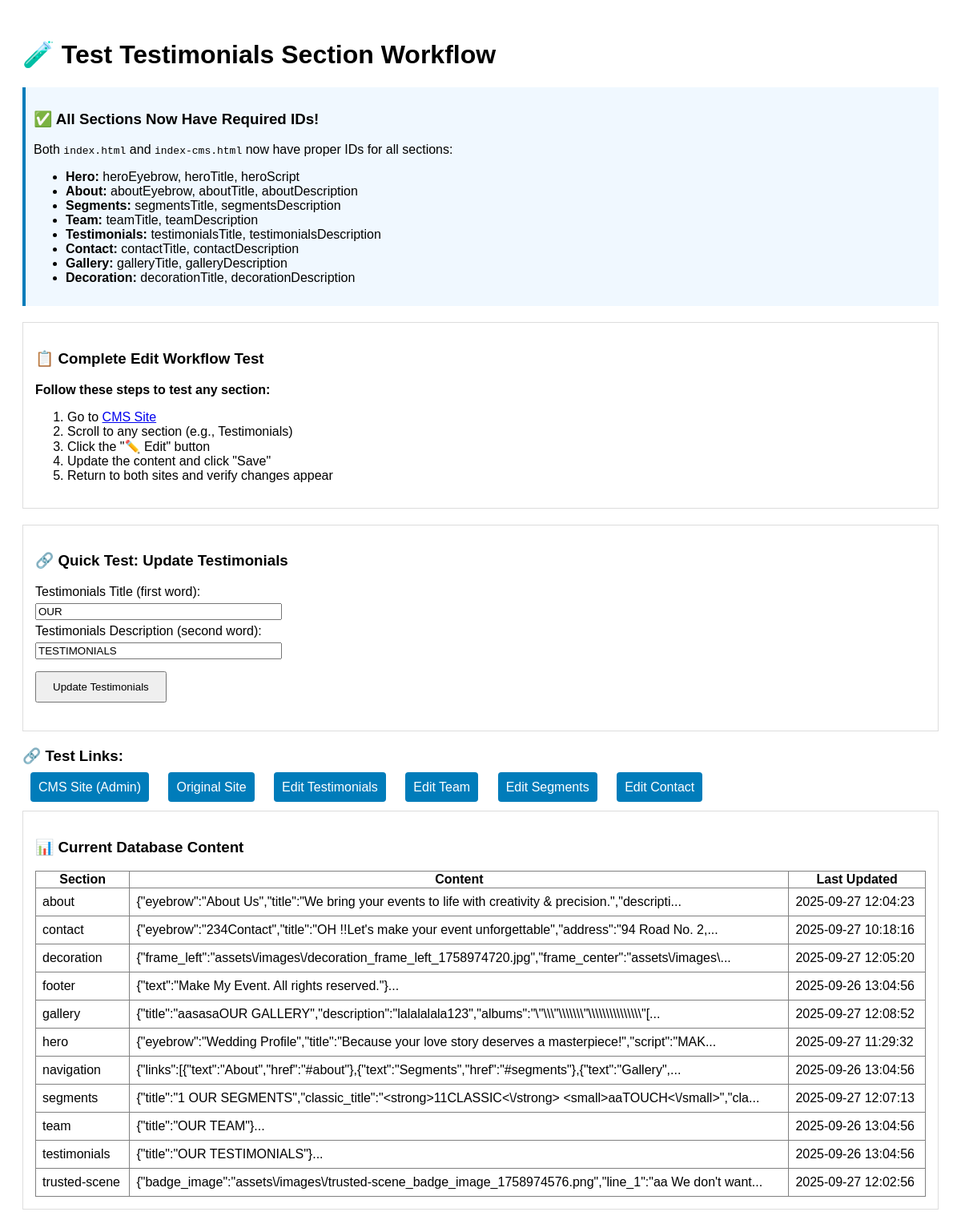
/test-testimonials.php, run on the app's committed database.
### tables this page shows
CREATE TABLE content_sections (
            id INTEGER PRIMARY KEY AUTOINCREMENT,
            section_name TEXT UNIQUE NOT NULL,
            content TEXT NOT NULL,
            updated_at TIMESTAMP DEFAULT CURRENT_TIMESTAMP,
            updated_by TEXT
        );

### test-testimonials.php (the view, shortened to what this page needs)
<!DOCTYPE html>
<html lang="en">
<head>
</head>
<body>
    <h1>🧪 Test Testimonials Section Workflow</h1>
    <div class="status">
        <h3>✅ All Sections Now Have Required IDs!</h3>
        <p>Both <code>index.html</code> and <code>index-cms.html</code> now have proper IDs for all sections:</p>
        <ul>
            <li><strong>Hero:</strong> heroEyebrow, heroTitle, heroScript</li>
            <li><strong>About:</strong> aboutEyebrow, aboutTitle, aboutDescription</li>
            <li><strong>Segments:</strong> segmentsTitle, segmentsDescription</li>
            <li><strong>Team:</strong> teamTitle, teamDescription</li>
            <li><strong>Testimonials:</strong> testimonialsTitle, testimonialsDescription</li>
            <li><strong>Contact:</strong> contactTitle, contactDescription</li>
            <li><strong>Gallery:</strong> galleryTitle, galleryDescription</li>
            <li><strong>Decoration:</strong> decorationTitle, decorationDescription</li>
        </ul>
    </div>
    <div class="test-section">
        <h3>📋 Complete Edit Workflow Test</h3>
        <p><strong>Follow these steps to test any section:</strong></p>
        <ol>
            <li>Go to <a href="index-cms.html">CMS Site</a></li>
            <li>Scroll to any section (e.g., Testimonials)</li>
            <li>Click the "✏️ Edit" button</li>
            <li>Update the content and click "Save"</li>
            <li>Return to both sites and verify changes appear</li>
        </ol>
    </div>
    <div class="test-section">
        <h3>🔗 Quick Test: Update Testimonials</h3>
        <form action="admin/edit-section.php?section=testimonials" method="POST" class="update-form">
            <label>Testimonials Title (first word):</label><br>
            <input type="text" name="content[testimonialsTitle]" value="OUR" style="width: 300px; margin: 5px 0;"><br>
            <label>Testimonials Description (second word):</label><br>
            <input type="text" name="content[testimonialsDescription]" value="TESTIMONIALS" style="width: 300px; margin: 5px 0;"><br>
            <button type="submit" name="update_content" style="padding: 10px 20px; margin: 10px 0;">Update Testimonials</button>
        </form>
    </div>
    <div class="links">
        <h3>🔗 Test Links:</h3>
        <a href="index-cms.html">CMS Site (Admin)</a>
        <a href="index.html">Original Site</a>
        <a href="admin/edit-section.php?section=testimonials">Edit Testimonials</a>
        <a href="admin/edit-section.php?section=team">Edit Team</a>
        <a href="admin/edit-section.php?section=segments">Edit Segments</a>
        <a href="admin/edit-section.php?section=contact">Edit Contact</a>
    </div>
    <div class="test-section">
        <h3>📊 Current Database Content</h3>
        <?php
        try {
            $db = new Database();
            $conn = $db->getConnection();
            $query = "SELECT section_name, content, updated_at FROM content_sections ORDER BY section_name";
            $stmt = $conn->prepare($query);
            $stmt->execute();
            $sections = $stmt->fetchAll(PDO::FETCH_ASSOC);
            if ($sections) {
                echo "<table border='1' style='width: 100%; border-collapse: collapse;'>";
                echo "<tr><th>Section</th><th>Content</th><th>Last Updated</th></tr>";
                foreach ($sections as $section) {
                    echo "<tr>";
                    echo "<td style='padding: 8px;'>" . htmlspecialchars($section['section_name']) . "</td>";
                    echo "<td style='padding: 8px;'>" . htmlspecialchars(substr($section['content'], 0, 100)) . "...</td>";
                    echo "<td style='padding: 8px;'>" . htmlspecialchars($section['updated_at']) . "</td>";
                    echo "</tr>";
                }
                echo "</table>";
            } else {
                echo "<p>No content found in database.</p>";
            }
        } catch (Exception $e) {
            echo "<p>Error loading content: " . $e->getMessage() . "</p>";
        }
        ?>
    </div>
</body>
</html>

### test-testimonials.php (style rules this page uses)
body { font-family: Arial, sans-serif; padding: 20px; }
.test-section { margin: 20px 0; padding: 15px; border: 1px solid #ddd; }
.update-form { margin: 10px 0; }
.links { margin: 20px 0; }
.links a { margin: 0 10px; padding: 10px; background: #007cba; color: white; text-decoration: none; border-radius: 4px; }
.status { padding: 10px; background: #f0f8ff; border-left: 4px solid #007cba; margin: 10px 0; }

### data on the page
content_sections: section_name "about", content "{\"eyebrow\":\"About Us\",\"title\":\"We bring your events to life with creativity & precision.\",\"descripti", updated_at "2025-09-27 12:04:23"
content_sections: section_name "contact", content "{\"eyebrow\":\"234Contact\",\"title\":\"OH !!Let's make your event unforgettable\",\"address\":\"94 Road No. 2,", updated_at "2025-09-27 10:18:16"
content_sections: section_name "decoration", content "{\"frame_left\":\"assets\\/images\\/decoration_frame_left_1758974720.jpg\",\"frame_center\":\"assets\\/images\\", updated_at "2025-09-27 12:05:20"
content_sections: section_name "footer", content "{\"text\":\"Make My Event. All rights reserved.\"}", updated_at "2025-09-26 13:04:56"
content_sections: section_name "gallery", content "{\"title\":\"aasasaOUR GALLERY\",\"description\":\"lalalalala123\",\"albums\":\"\\\"\\\\\\\"\\\\\\\\\\\\\\\"\\\\\\\\\\\\\\\\\\\\\\\\\\\\\\\"[", updated_at "2025-09-27 12:08:52"
content_sections: section_name "hero", content "{\"eyebrow\":\"Wedding Profile\",\"title\":\"Because your love story deserves a masterpiece!\",\"script\":\"MAK", updated_at "2025-09-27 11:29:32"
content_sections: section_name "navigation", content "{\"links\":[{\"text\":\"About\",\"href\":\"#about\"},{\"text\":\"Segments\",\"href\":\"#segments\"},{\"text\":\"Gallery\",", updated_at "2025-09-26 13:04:56"
content_sections: section_name "segments", content "{\"title\":\"1 OUR SEGMENTS\",\"classic_title\":\"<strong>11CLASSIC<\\/strong> <small>aaTOUCH<\\/small>\",\"cla", updated_at "2025-09-27 12:07:13"
content_sections: section_name "team", content "{\"title\":\"OUR TEAM\"}", updated_at "2025-09-26 13:04:56"
content_sections: section_name "testimonials", content "{\"title\":\"OUR TESTIMONIALS\"}", updated_at "2025-09-26 13:04:56"
content_sections: section_name "trusted-scene", content "{\"badge_image\":\"assets\\/images\\/trusted-scene_badge_image_1758974576.png\",\"line_1\":\"aa We don't want", updated_at "2025-09-27 12:02:56"
